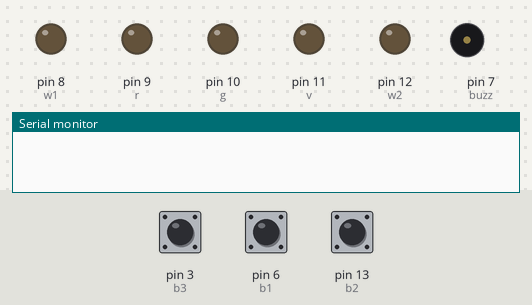
Recording of a sketch running on a simulated Arduino Uno, built with avr-gcc and run on an emulated ATmega328P. Parts: output pins drawn as LEDs (lit = HIGH), buzzer (waves = sounding), the last lines printed to the serial monitor. The inputs (shaded band) are chosen by the test bench; at power-on: pin 3 (b3) HIGH, pin 6 (b1) HIGH, pin 13 (b2) HIGH. Random numbers use the default seed unless the sketch sets one.

Above: at 1.2 s.
1.3 s: pin 3 (b3) pulled LOW for 0.15 s
At 5.5 s:
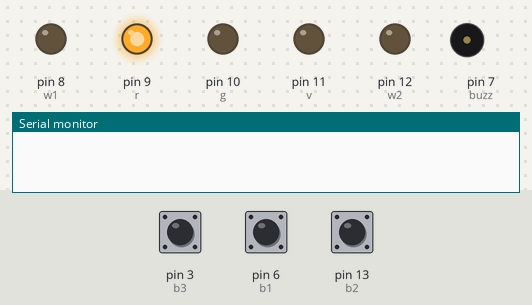
At 9.8 s:
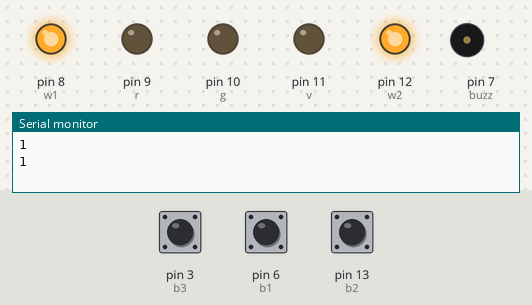
Timing chart, 0 to 11.3 s (numbered marks = the images above; inputs shaded):
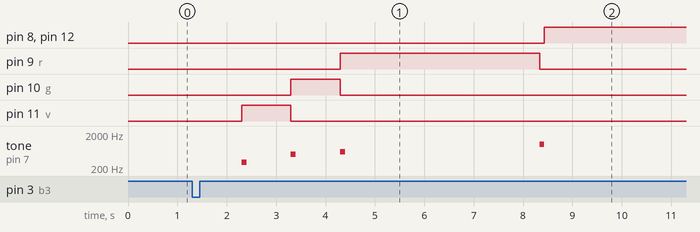

The sketch:

reaction_game.ino
```cpp
#define NOTE_C4  262
#define NOTE_D4  294
#define NOTE_E4  330
#define NOTE_F4  349
#define NOTE_G4  392
#define NOTE_A4  440
#define NOTE_AS4 466
#define NOTE_B4  494
#define NOTE_C5  523

int melody[] = {NOTE_C4, NOTE_C4, NOTE_C4, NOTE_C4, NOTE_AS4, NOTE_G4, NOTE_C5};

  int durations[] = {8, 8, 8, 4, 4, 4, 2};

int r = 9;
int g = 10;
int v = 11;

int w1 = 8;
int w2 = 12;

int buzz = 7;

int b1 = 6;
int b2 = 13;
int b3 = 3;

bool ok = 0;
void setup() {
  // put your setup code here, to run once:
  Serial.begin(9600);
  pinMode(r, OUTPUT);
  pinMode(g, OUTPUT);
  pinMode(v, OUTPUT);
  pinMode(w1, OUTPUT);
  pinMode(w2, OUTPUT);

  pinMode(buzz, OUTPUT);

  pinMode(b1, INPUT_PULLUP);
  pinMode(b2, INPUT_PULLUP);
  pinMode(b3, INPUT_PULLUP);

  randomSeed(analogRead(A0));
}

void loop() {
  // put your main code here, to run repeatedly:

  if(digitalRead(b3)==0){
    delay(1000);

  digitalWrite(v, HIGH);
  tone(buzz, 300);
  delay(100);
  noTone(buzz);
  delay(900);
  digitalWrite(v, LOW);
// aptinde si inchide verde

  digitalWrite(g, HIGH);
  tone(buzz, 500);
  delay(100);
  noTone(buzz);
  delay(900);
  digitalWrite(g, LOW);
//aprinde si inchine galben

  digitalWrite(r, HIGH);
  tone(buzz, 600);
  delay(100);
  noTone(buzz);
  delay(random(900,4901));//random intre 1-5 sec
  digitalWrite(r, LOW);
  tone(buzz,1000);
  delay(100);
  noTone(buzz);

  Serial.println(digitalRead(b1));
  Serial.println(digitalRead(b2));//verificare butoane

  while (ok == 0) {
    digitalWrite(w1, HIGH);
    digitalWrite(w2, HIGH);
    if (digitalRead(b1) == 0) {
      ok = 1;
      digitalWrite(w2, LOW);
    } else if (digitalRead(b2) == 0) {
      ok = 1;
      digitalWrite(w1, LOW);
    } else ok = 0;
  }


  for (int i = 0; i < 7; i++) {
    int wait = 1000 / durations[i];
    tone(buzz, melody[i], wait);

    int pause = wait * 1.30;
    delay(pause);
    noTone(buzz);
  }

  delay(3000);
  digitalWrite(w1, LOW);
  digitalWrite(w2, LOW);
  }

  ok = 0;
}
```

Measured:
- after the input at 1.3 s, pin 8 (w1): LOW → HIGH after 7.1 s; pin 9 (r): LOW → HIGH after 3.0 s, → LOW 4.0 s later
